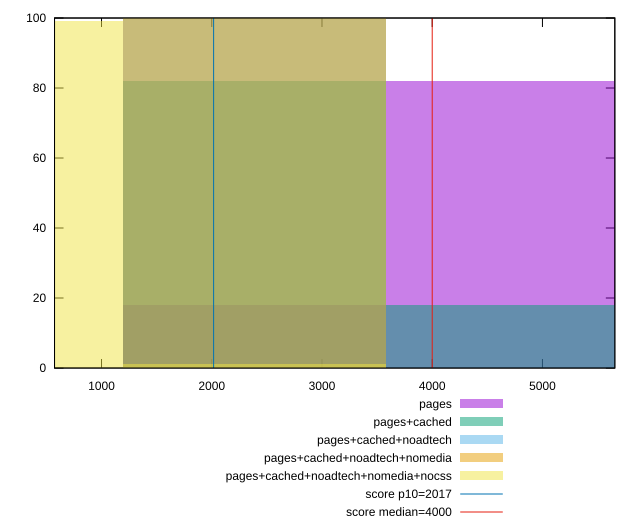

This figure's gnuplot source:
reset

$pages <<EOF
4771.427360955346 82
2385.713680477673 18
EOF

$pagesCached <<EOF
4771.427360955346 18
2385.713680477673 82
EOF

$pagesCachedNoadtech <<EOF
2385.713680477673 100
EOF

$pagesCachedNoadtechNomedia <<EOF
2385.713680477673 100
EOF

$pagesCachedNoadtechNomediaNocss <<EOF
0 99
2385.713680477673 1
EOF

set key outside below
set boxwidth 2385.713680477673
set xrange [573.7360000000002:5656.6159999999945]
set yrange [0:100]
set trange [0:100]
set style fill transparent solid 0.5 noborder

set parametric
set terminal svg size 640, 530 enhanced background rgb 'white'
set output "report_00009_2021-02-08T22-37-41.559Z/mainthread-work-breakdown/comparison/histogram/all_raw.svg"

plot $pages title "pages" with boxes, \
     $pagesCached title "pages+cached" with boxes, \
     $pagesCachedNoadtech title "pages+cached+noadtech" with boxes, \
     $pagesCachedNoadtechNomedia title "pages+cached+noadtech+nomedia" with boxes, \
     $pagesCachedNoadtechNomediaNocss title "pages+cached+noadtech+nomedia+nocss" with boxes, \
     2017,t title "score p10=2017", \
     4000,t title "score median=4000"

reset
